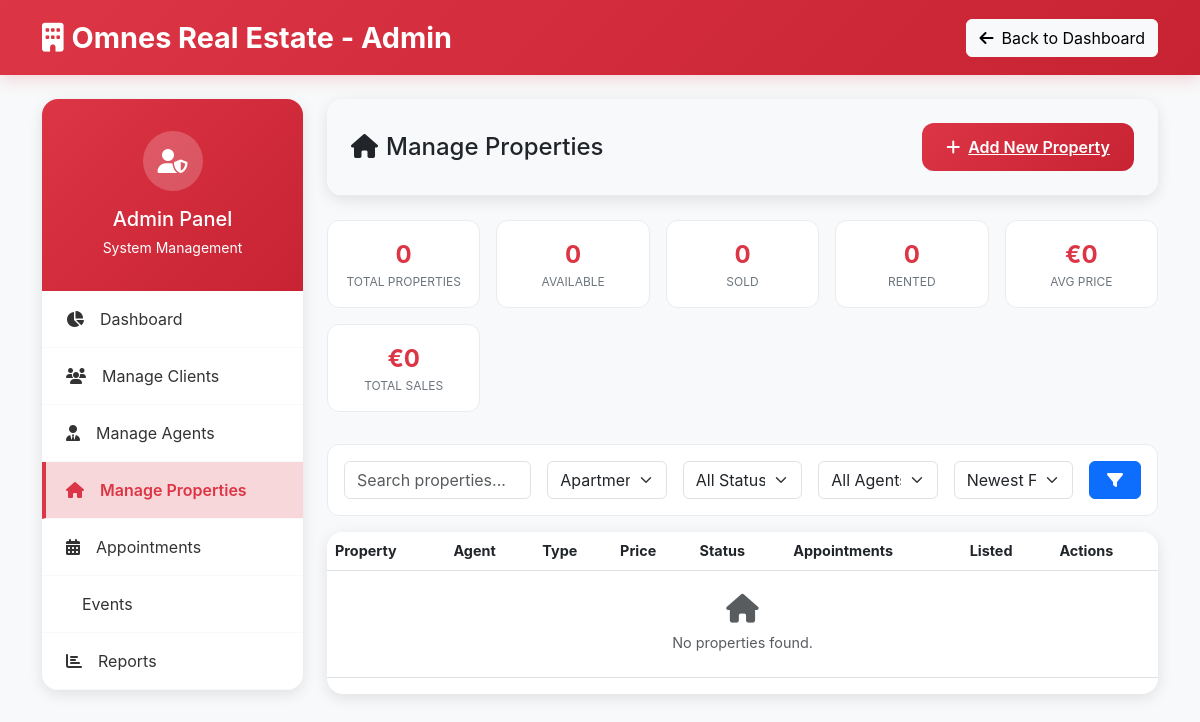
/src/admin/manage_properties.php?type=apartment (signed in), run on an earlier commit of the app's database.
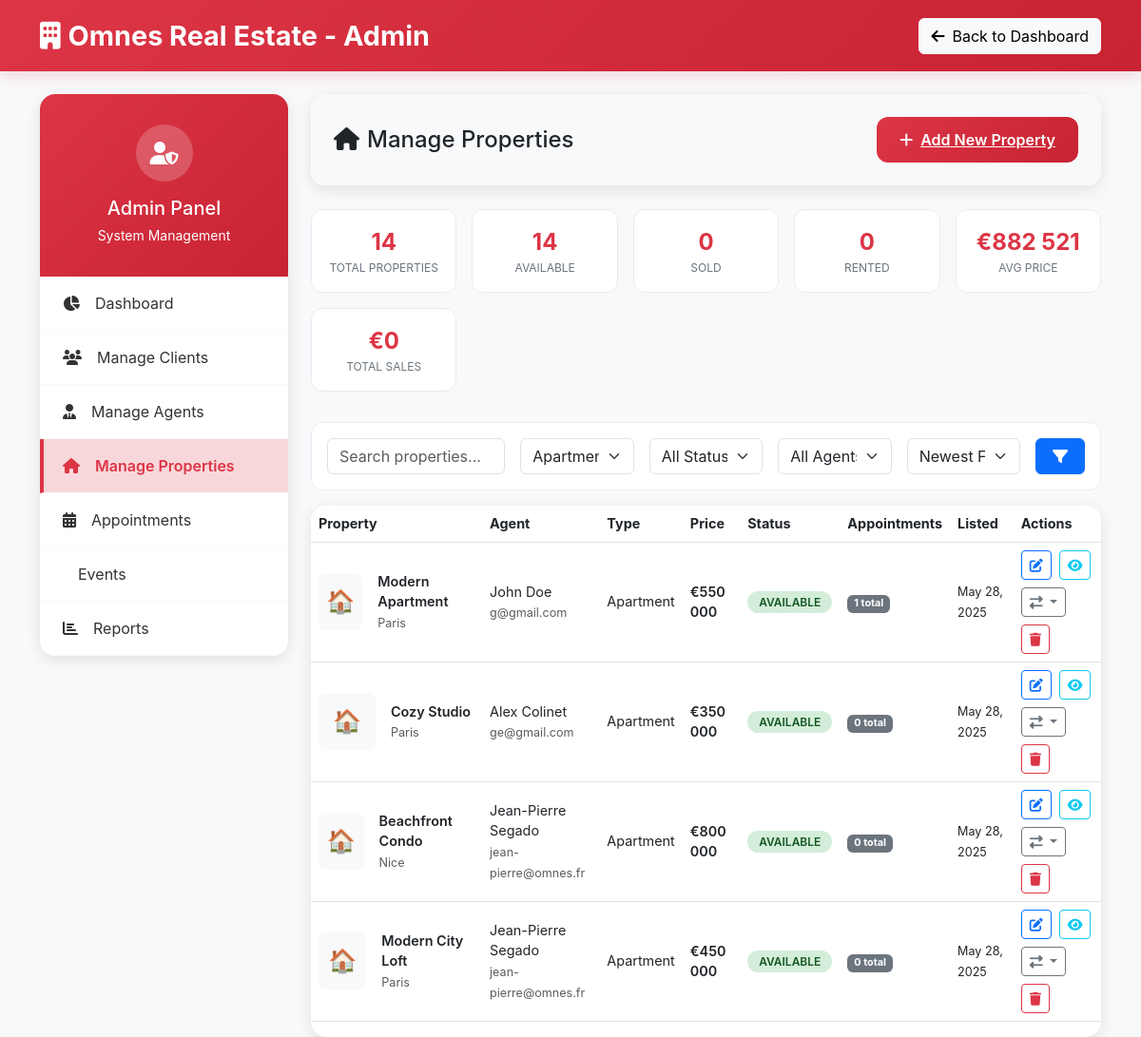
And on a later commit of the database.
### tables this page shows
CREATE TABLE properties (
    id INT AUTO_INCREMENT PRIMARY KEY,
    agent_id INT NOT NULL,
    title VARCHAR(255) NOT NULL,
    description TEXT NOT NULL,
    images JSON DEFAULT NULL,
    price DECIMAL(12,2) NOT NULL,
    property_type ENUM('house', 'apartment', 'land', 'commercial', 'rental', 'auction') NOT NULL,
    status ENUM('available', 'pending', 'sold', 'rented', 'withdrawn') DEFAULT 'available',
    
     
    address_line1 VARCHAR(255) NOT NULL,
    city VARCHAR(100) NOT NULL,
    state VARCHAR(100) DEFAULT NULL,
    postal_code VARCHAR(20) DEFAULT NULL,
    country VARCHAR(100) DEFAULT 'France',
    
     
    bedrooms INT DEFAULT 0,
    bathrooms INT DEFAULT 0,
    year_built INT DEFAULT 0,
    living_area INT NOT NULL DEFAULT 0,
    
     
    has_parking TINYINT(1) DEFAULT 0,
    parking_spaces INT DEFAULT 0,
    has_garden TINYINT(1) DEFAULT 0,
    
     
    created_at TIMESTAMP DEFAULT CURRENT_TIMESTAMP,
    updated_at TIMESTAMP DEFAULT CURRENT_TIMESTAMP ON UPDATE CURRENT_TIMESTAMP,
    
    FOREIGN KEY (agent_id) REFERENCES agents(user_id) ON DELETE CASCADE
);

CREATE TABLE users (
    id INT AUTO_INCREMENT PRIMARY KEY,
    first_name VARCHAR(50) NOT NULL,
    last_name VARCHAR(50) NOT NULL,
    email VARCHAR(100) NOT NULL UNIQUE,
    password_hash VARCHAR(255) NOT NULL,
    role ENUM('admin', 'client', 'agent') NOT NULL DEFAULT 'client',
    phone VARCHAR(15) NOT NULL,
    created_at TIMESTAMP DEFAULT CURRENT_TIMESTAMP,
    updated_at TIMESTAMP DEFAULT CURRENT_TIMESTAMP ON UPDATE CURRENT_TIMESTAMP
);

### src/admin/manage_properties.php (the view, shortened to what the rows shown need)
<?php
$database = Database::getInstance();
$db = $database->getConnection();
$filter_type = $_GET['type'] ?? '';
$sort = $_GET['sort'] ?? 'newest';
$query = "
    SELECT
        p.*,
        CONCAT(u.first_name, ' ', u.last_name) as agent_name,
        u.email as agent_email,
        COUNT(DISTINCT a.id) as appointment_count,
        COUNT(DISTINCT CASE WHEN a.status = 'scheduled' AND a.appointment_date >= NOW() THEN a.id END) as active_appointments
    FROM properties p
    INNER JOIN users u ON p.agent_id = u.id
    LEFT JOIN appointments a ON p.id = a.property_id
    WHERE 1=1
";
$params = [];
if ($filter_type) {
    $query .= " AND p.property_type = :type";
    $params['type'] = $filter_type;
}
$query .= " GROUP BY p.id";
switch ($sort) {
    default:
        $query .= " ORDER BY p.created_at DESC";
}
try {
    $stmt = $db->prepare($query);
    $stmt->execute($params);
    $properties = $stmt->fetchAll(PDO::FETCH_ASSOC);
} catch (Exception $e) {
    error_log("Properties fetch error: " . $e->getMessage());
    $error = 'Error loading properties.';
    $properties = [];
}
?>
<!DOCTYPE html>
<html lang="en">
<head>
    <link href="https://cdnjs.cloudflare.com/ajax/libs/bootstrap/5.3.0/css/bootstrap.min.css" rel="stylesheet">
    <link href="https://cdnjs.cloudflare.com/ajax/libs/font-awesome/6.4.0/css/all.min.css" rel="stylesheet">
</head>
<body>
    <div class="container mt-4">
        <div class="row">
            <div class="col-lg-9">
                <div class="content-card mb-4">
                    <div class="content-card-header">
                        <div class="d-flex justify-content-between align-items-center">
                            <h1 class="h4 mb-0">
                                <i class="fas fa-home me-2"></i>Manage Properties
                            </h1>
                        </div>
                    </div>
                </div>
                <div class="content-card">
                    <div class="table-responsive">
                        <table class="table property-table align-middle">
                            <thead>
                                <tr>
                                    <th>Property</th>
                                    <th>Agent</th>
                                    <th>Type</th>
                                    <th>Price</th>
                                    <th>Status</th>
                                    <th>Appointments</th>
                                    <th>Listed</th>
                                    <th>Actions</th>
                                </tr>
                            </thead>
                            <tbody>
                                <?php if (empty($properties)): ?>
                                    <tr>
                                        <td colspan="8" class="text-center py-4">
                                            <i class="fas fa-home fa-2x text-muted mb-2"></i>
                                            <p class="text-muted mb-0">No properties found.</p>
                                        </td>
                                    </tr>
                                <?php else: ?>
                                    <?php foreach ($properties as $property): ?>
                                        <tr>
                                            <td>
                                                <div class="d-flex align-items-center">
                                                    <div class="property-image-small me-3">
                                                        <?= $property['property_type'] === 'apartment' ? '🏠' : ($property['property_type'] === 'commercial' ? '🏢' : '🏘️') ?>
                                                    </div>
                                                    <div>
                                                        <div class="fw-semibold"><?= htmlspecialchars($property['title']) ?></div>
                                                        <small class="text-muted"><?= htmlspecialchars($property['city']) ?></small>
                                                    </div>
                                                </div>
                                            </td>
                                            <td>
                                                <div><?= htmlspecialchars($property['agent_name']) ?></div>
                                                <small class="text-muted"><?= htmlspecialchars($property['agent_email']) ?></small>
                                            </td>
                                            <td><?= ucfirst($property['property_type']) ?></td>
                                            <td class="fw-semibold">€<?= number_format($property['price'], 0, ',', ' ') ?></td>
                                            <td>
                                                <span class="status-badge status-<?= $property['status'] ?>">
                                                    <?= ucfirst($property['status']) ?>
                                                </span>
                                            </td>
                                            <td>
                                                <span class="badge bg-secondary"><?= $property['appointment_count'] ?> total</span>
                                            </td>
                                            <td>
                                                <small><?= date('M d, Y', strtotime($property['created_at'])) ?></small>
                                            </td>
                                            <td>
                                                <div class="action-buttons">
                                                    <a href="edit_property.php?id=<?= $property['id'] ?>" class="btn btn-sm btn-outline-primary">
                                                        <i class="fas fa-edit"></i>
                                                    </a>
                                                    <a href="view_property.php?id=<?= $property['id'] ?>" class="btn btn-sm btn-outline-info">
                                                        <i class="fas fa-eye"></i>
                                                    </a>
                                                    <div class="btn-group">
                                                        <button type="button" class="btn btn-sm btn-outline-secondary dropdown-toggle" data-bs-toggle="dropdown">
                                                            <i class="fas fa-exchange-alt"></i>
                                                        </button>
                                                    </div>
                                                    <button type="button" class="btn btn-sm btn-outline-danger"
                                                            onclick="confirmDelete(<?= $property['id'] ?>, '<?= htmlspecialchars(addslashes($property['title'])) ?>')">
                                                        <i class="fas fa-trash"></i>
                                                    </button>
                                                </div>
                                            </td>
                                        </tr>
                                    <?php endforeach; ?>
                                <?php endif; ?>
                            </tbody>
                        </table>
                    </div>
                </div>
            </div>
        </div>
    </div>
</body>
</html>

What changed in the data, as far as the page shows it:
added properties: title "Modern Apartment", city "Paris", agent_name "John Doe", users.email "g@gmail.com", property_type "Apartment", price "550 000", status "AVAILABLE", appointment_count "1", created_at "May 28, 2025"
added properties: title "Cozy Studio", city "Paris", agent_name "Alex Colinet", users.email "ge@gmail.com", property_type "Apartment", price "350 000", status "AVAILABLE", appointment_count "0", created_at "May 28, 2025"
added properties: title "Beachfront Condo", city "Nice", agent_name "Jean-Pierre Segado", users.email "jean-pierre@omnes.fr", property_type "Apartment", price "800 000", status "AVAILABLE", appointment_count "0", created_at "May 28, 2025"
added properties: title "Modern City Loft", city "Paris", agent_name "Jean-Pierre Segado", users.email "jean-pierre@omnes.fr", property_type "Apartment", price "450 000", status "AVAILABLE", appointment_count "0", created_at "May 28, 2025"
Also different on the page:
$stats['total']: "0" → "14"
$stats['available']: "0" → "14"
$stats['avg_price']: "0" → "882 521"
text no longer shown: "No properties found."
